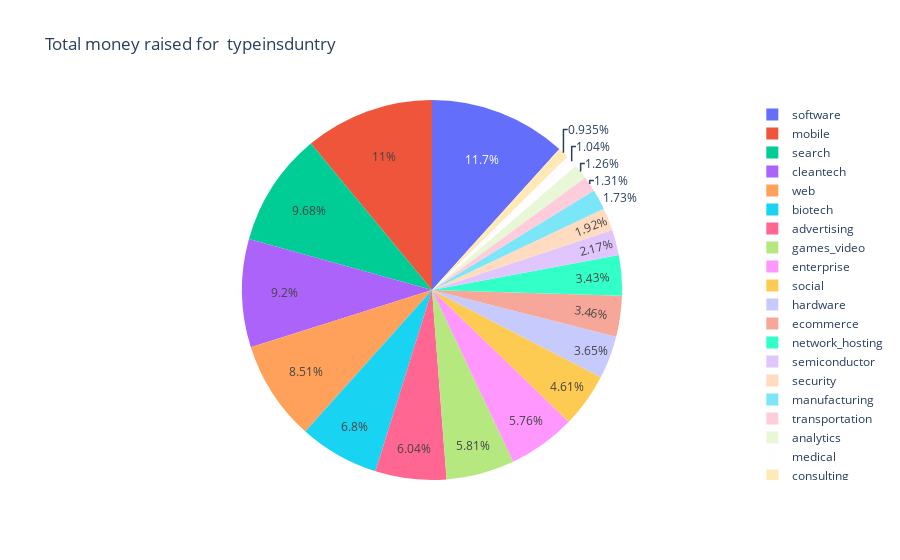

Here is the notebook cell this chart was saved with:
### Code cell
import plotly.express as px

fig = px.pie(m, values=x, names=x.index, title='Total money raised for  typeinsduntry')
fig.show()

### Figure 1 — Plotly figure (JSON) as saved in the notebook; plotly's stock layout.template omitted (floating-point values rounded to 4 significant figures)
{"data": [{"domain": {"x": [0, 1], "y": [0, 1]}, "hovertemplate": "label=%{label}<br>value=%{value}<extra></extra>", "labels": ["consulting", "medical", "analytics", "transportation", "manufacturing", "security", "semiconductor", "network_hosting", "ecommerce", "hardware", "social", "enterprise", "games_video", "advertising", "biotech", "web", "cleantech", "search", "mobile", "software"], "legendgroup": "", "name": "", "showlegend": true, "type": "pie", "values": [1391000000.0, 1546000000.0, 1874000000.0, 1956000000.0, 2567000000.0, 2857000000.0, 3223000000.0, 5108000000.0, 5154000000.0, 5427000000.0, 6858000000.0, 8575000000.0, 8638000000.0, 8989000000.0, 10120000000.0, 12660000000.0, 13680000000.0, 14410000000.0, 16360000000.0, 17390000000.0]}], "layout": {"legend": {"tracegroupgap": 0}, "title": {"text": "Total money raised for  typeinsduntry"}}}
